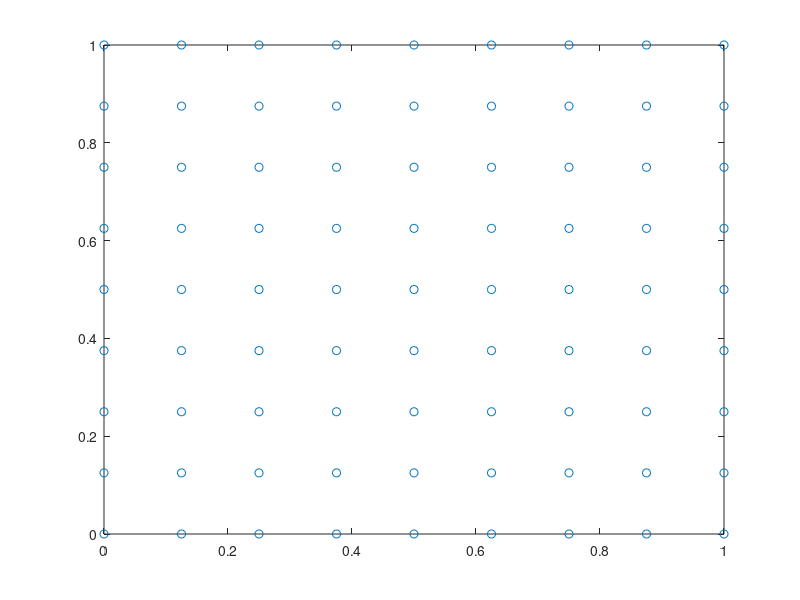

Source code (MATLAB): (Note: this script raises an error after producing the figure.)
%Driver to test codes
L=1;
N=8;
h=L/N;
[Y,X]=meshgrid(0:h:L);
nodes=[X(:),Y(:)];
ref=1:(N+1)^2;
idx0=logical(mod(ref',(N+1)));
idx1=idx0;
idx1((N+1)^2-N:(N+1)^2)=0;
idx2=circshift(idx0,1);
idx2((N+1)^2-N:(N+1)^2)=0;
idx3=circshift(idx0,1);
idx3(1:N+1)=0;
idx4=idx0;
idx4(1:N+1)=0;
elements=zeros(N^2,4);
elements(:,1)=ref(idx1);
elements(:,2)=ref(idx2);
elements(:,3)=ref(idx3);
elements(:,4)=ref(idx4);
idxDir=(nodes(:,1)<eps|nodes(:,1)>L-eps|nodes(:,2)<eps|nodes(:,2)>L-eps);
nDir=ref(idxDir);
gD=@(x,y) 0*x.*y;
dirichlet=[nDir',gD(nodes(nDir',1),nodes(nDir',2))];
plot(nodes(:,1),nodes(:,2),'o')

kappa=1;
r=@(x,y) 2*pi^2*sin(pi*x)*sin(pi*y);
% r=@(x,y) 1;
uh=FE2DZeroDirichlet(nodes,elements,dirichlet,kappa,r);
uex=@(x,y) sin(pi*x).*sin(pi*y);
uexact=uex(nodes(:,1),nodes(:,2));

%Plotting
trisurf(elements, nodes(:,1), nodes(:,2), uh, ...
'EdgeColor', 'interp', 'FaceColor', 'interp' );
xlabel('x') ; ylabel('y');
title('Temperature Plot (K)')
colorbar('location','eastoutside')

err=(1/length(uh))*norm(uh-uexact);
L2err=L2error(uh,uex,nodes,elements);


% calculate average and max temperature!
r=@(x,y) 1;
uh=FE2DZeroDirichlet(nodes,elements,dirichlet,kappa,r);
uex=@(x,y) sin(pi*x).*sin(pi*y);
average_temperature = Taverage(uh,nodes,elements);
max_temperature = max(uh);


